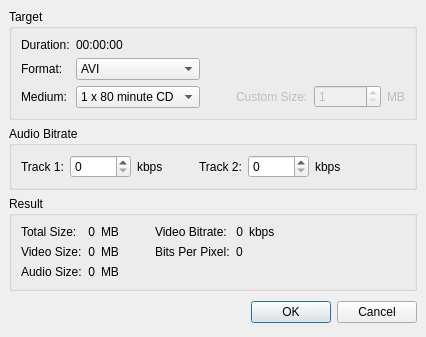
<ui version="4.0" >
 <author></author>
 <comment></comment>
 <exportmacro></exportmacro>
 <class>CalculatorDialog</class>
 <widget class="QDialog" name="CalculatorDialog" >
  <property name="geometry" >
   <rect>
    <x>0</x>
    <y>0</y>
    <width>353</width>
    <height>299</height>
   </rect>
  </property>
  <property name="windowTitle" >
   <string>Calculator</string>
  </property>
  <layout class="QVBoxLayout" >
   <property name="margin" >
    <number>9</number>
   </property>
   <property name="spacing" >
    <number>6</number>
   </property>
   <item>
    <widget class="QGroupBox" name="groupBox_3" >
     <property name="title" >
      <string>Target</string>
     </property>
     <layout class="QVBoxLayout" >
      <property name="margin" >
       <number>9</number>
      </property>
      <property name="spacing" >
       <number>6</number>
      </property>
      <item>
       <layout class="QHBoxLayout" >
        <property name="margin" >
         <number>0</number>
        </property>
        <property name="spacing" >
         <number>6</number>
        </property>
        <item>
         <layout class="QGridLayout" >
          <property name="margin" >
           <number>0</number>
          </property>
          <property name="spacing" >
           <number>6</number>
          </property>
          <item row="0" column="1" >
           <widget class="QLabel" name="durationLabel" >
            <property name="text" >
             <string>00:00:00</string>
            </property>
           </widget>
          </item>
          <item row="1" column="1" >
           <widget class="QComboBox" name="formatComboBox" >
            <item>
             <property name="text" >
              <string>AVI</string>
             </property>
            </item>
            <item>
             <property name="text" >
              <string>OGM</string>
             </property>
            </item>
            <item>
             <property name="text" >
              <string>MPEG</string>
             </property>
            </item>
           </widget>
          </item>
          <item row="2" column="0" >
           <widget class="QLabel" name="label_4" >
            <property name="text" >
             <string>Medium:</string>
            </property>
           </widget>
          </item>
          <item row="1" column="0" >
           <widget class="QLabel" name="label_3" >
            <property name="text" >
             <string>Format:</string>
            </property>
           </widget>
          </item>
          <item row="0" column="0" >
           <widget class="QLabel" name="label" >
            <property name="text" >
             <string>Duration:</string>
            </property>
           </widget>
          </item>
          <item row="2" column="1" >
           <widget class="QComboBox" name="mediumComboBox" >
            <item>
             <property name="text" >
              <string>1 x 80 minute CD</string>
             </property>
            </item>
            <item>
             <property name="text" >
              <string>2 x 80 minute CD</string>
             </property>
            </item>
            <item>
             <property name="text" >
              <string>1 x 74 minute CD</string>
             </property>
            </item>
            <item>
             <property name="text" >
              <string>2 x 74 minute CD</string>
             </property>
            </item>
            <item>
             <property name="text" >
              <string>DVD-5</string>
             </property>
            </item>
            <item>
             <property name="text" >
              <string>Custom</string>
             </property>
            </item>
           </widget>
          </item>
         </layout>
        </item>
        <item>
         <spacer>
          <property name="orientation" >
           <enum>Qt::Horizontal</enum>
          </property>
          <property name="sizeType" >
           <enum>QSizePolicy::Fixed</enum>
          </property>
          <property name="sizeHint" >
           <size>
            <width>30</width>
            <height>20</height>
           </size>
          </property>
         </spacer>
        </item>
        <item>
         <layout class="QVBoxLayout" >
          <property name="margin" >
           <number>0</number>
          </property>
          <property name="spacing" >
           <number>6</number>
          </property>
          <item>
           <spacer>
            <property name="orientation" >
             <enum>Qt::Vertical</enum>
            </property>
            <property name="sizeHint" >
             <size>
              <width>20</width>
              <height>40</height>
             </size>
            </property>
           </spacer>
          </item>
          <item>
           <layout class="QHBoxLayout" >
            <property name="margin" >
             <number>0</number>
            </property>
            <property name="spacing" >
             <number>6</number>
            </property>
            <item>
             <widget class="QLabel" name="customSizeLabel" >
              <property name="enabled" >
               <bool>false</bool>
              </property>
              <property name="text" >
               <string>Custom Size:</string>
              </property>
             </widget>
            </item>
            <item>
             <widget class="QSpinBox" name="customSizeSpinBox" >
              <property name="enabled" >
               <bool>false</bool>
              </property>
              <property name="maximum" >
               <number>999999</number>
              </property>
              <property name="minimum" >
               <number>1</number>
              </property>
             </widget>
            </item>
            <item>
             <widget class="QLabel" name="customSizeMbLabel" >
              <property name="enabled" >
               <bool>false</bool>
              </property>
              <property name="text" >
               <string>MB</string>
              </property>
             </widget>
            </item>
           </layout>
          </item>
         </layout>
        </item>
        <item>
         <spacer>
          <property name="orientation" >
           <enum>Qt::Horizontal</enum>
          </property>
          <property name="sizeHint" >
           <size>
            <width>16</width>
            <height>56</height>
           </size>
          </property>
         </spacer>
        </item>
       </layout>
      </item>
      <item>
       <spacer>
        <property name="orientation" >
         <enum>Qt::Vertical</enum>
        </property>
        <property name="sizeHint" >
         <size>
          <width>20</width>
          <height>16</height>
         </size>
        </property>
       </spacer>
      </item>
     </layout>
    </widget>
   </item>
   <item>
    <widget class="QGroupBox" name="groupBox_2" >
     <property name="title" >
      <string>Audio Bitrate</string>
     </property>
     <layout class="QHBoxLayout" >
      <property name="margin" >
       <number>9</number>
      </property>
      <property name="spacing" >
       <number>6</number>
      </property>
      <item>
       <layout class="QHBoxLayout" >
        <property name="margin" >
         <number>0</number>
        </property>
        <property name="spacing" >
         <number>6</number>
        </property>
        <item>
         <widget class="QLabel" name="label_6" >
          <property name="text" >
           <string>Track 1:</string>
          </property>
         </widget>
        </item>
        <item>
         <widget class="QSpinBox" name="audioTrack1SpinBox" >
          <property name="maximum" >
           <number>99999</number>
          </property>
         </widget>
        </item>
        <item>
         <widget class="QLabel" name="label_23" >
          <property name="text" >
           <string>kbps</string>
          </property>
         </widget>
        </item>
        <item>
         <spacer>
          <property name="orientation" >
           <enum>Qt::Horizontal</enum>
          </property>
          <property name="sizeType" >
           <enum>QSizePolicy::Fixed</enum>
          </property>
          <property name="sizeHint" >
           <size>
            <width>30</width>
            <height>20</height>
           </size>
          </property>
         </spacer>
        </item>
        <item>
         <widget class="QLabel" name="label_7" >
          <property name="text" >
           <string>Track 2:</string>
          </property>
         </widget>
        </item>
        <item>
         <widget class="QSpinBox" name="audioTrack2SpinBox" >
          <property name="maximum" >
           <number>99999</number>
          </property>
         </widget>
        </item>
        <item>
         <widget class="QLabel" name="label_24" >
          <property name="text" >
           <string>kbps</string>
          </property>
         </widget>
        </item>
        <item>
         <spacer>
          <property name="orientation" >
           <enum>Qt::Horizontal</enum>
          </property>
          <property name="sizeHint" >
           <size>
            <width>93</width>
            <height>20</height>
           </size>
          </property>
         </spacer>
        </item>
       </layout>
      </item>
     </layout>
    </widget>
   </item>
   <item>
    <widget class="QGroupBox" name="groupBox" >
     <property name="title" >
      <string>Result</string>
     </property>
     <layout class="QHBoxLayout" >
      <property name="margin" >
       <number>9</number>
      </property>
      <property name="spacing" >
       <number>6</number>
      </property>
      <item>
       <layout class="QVBoxLayout" >
        <property name="margin" >
         <number>0</number>
        </property>
        <property name="spacing" >
         <number>6</number>
        </property>
        <item>
         <layout class="QGridLayout" >
          <property name="margin" >
           <number>0</number>
          </property>
          <property name="spacing" >
           <number>6</number>
          </property>
          <item row="2" column="0" >
           <widget class="QLabel" name="label_16" >
            <property name="text" >
             <string>Audio Size:</string>
            </property>
           </widget>
          </item>
          <item row="1" column="0" >
           <widget class="QLabel" name="label_12" >
            <property name="text" >
             <string>Video Size:</string>
            </property>
           </widget>
          </item>
          <item row="2" column="1" >
           <layout class="QHBoxLayout" >
            <property name="margin" >
             <number>0</number>
            </property>
            <property name="spacing" >
             <number>6</number>
            </property>
            <item>
             <widget class="QLabel" name="audioSizeLabel" >
              <property name="text" >
               <string>0</string>
              </property>
              <property name="alignment" >
               <set>Qt::AlignRight|Qt::AlignTrailing|Qt::AlignVCenter</set>
              </property>
             </widget>
            </item>
            <item>
             <widget class="QLabel" name="label_21" >
              <property name="text" >
               <string>MB</string>
              </property>
             </widget>
            </item>
           </layout>
          </item>
          <item row="0" column="1" >
           <layout class="QHBoxLayout" >
            <property name="margin" >
             <number>0</number>
            </property>
            <property name="spacing" >
             <number>6</number>
            </property>
            <item>
             <widget class="QLabel" name="totalSizeLabel" >
              <property name="text" >
               <string>0</string>
              </property>
              <property name="alignment" >
               <set>Qt::AlignRight|Qt::AlignTrailing|Qt::AlignVCenter</set>
              </property>
             </widget>
            </item>
            <item>
             <widget class="QLabel" name="label_19" >
              <property name="text" >
               <string>MB</string>
              </property>
             </widget>
            </item>
           </layout>
          </item>
          <item row="0" column="0" >
           <widget class="QLabel" name="label_8" >
            <property name="text" >
             <string>Total Size:</string>
            </property>
           </widget>
          </item>
          <item row="1" column="1" >
           <layout class="QHBoxLayout" >
            <property name="margin" >
             <number>0</number>
            </property>
            <property name="spacing" >
             <number>6</number>
            </property>
            <item>
             <widget class="QLabel" name="videoSizeLabel" >
              <property name="text" >
               <string>0</string>
              </property>
              <property name="alignment" >
               <set>Qt::AlignRight|Qt::AlignTrailing|Qt::AlignVCenter</set>
              </property>
             </widget>
            </item>
            <item>
             <widget class="QLabel" name="label_20" >
              <property name="text" >
               <string>MB</string>
              </property>
             </widget>
            </item>
           </layout>
          </item>
         </layout>
        </item>
        <item>
         <spacer>
          <property name="orientation" >
           <enum>Qt::Vertical</enum>
          </property>
          <property name="sizeHint" >
           <size>
            <width>20</width>
            <height>40</height>
           </size>
          </property>
         </spacer>
        </item>
       </layout>
      </item>
      <item>
       <spacer>
        <property name="orientation" >
         <enum>Qt::Horizontal</enum>
        </property>
        <property name="sizeType" >
         <enum>QSizePolicy::Fixed</enum>
        </property>
        <property name="sizeHint" >
         <size>
          <width>30</width>
          <height>20</height>
         </size>
        </property>
       </spacer>
      </item>
      <item>
       <layout class="QVBoxLayout" >
        <property name="margin" >
         <number>0</number>
        </property>
        <property name="spacing" >
         <number>6</number>
        </property>
        <item>
         <layout class="QGridLayout" >
          <property name="margin" >
           <number>0</number>
          </property>
          <property name="spacing" >
           <number>6</number>
          </property>
          <item row="1" column="1" >
           <widget class="QLabel" name="bppLabel" >
            <property name="text" >
             <string>0</string>
            </property>
            <property name="alignment" >
             <set>Qt::AlignLeading|Qt::AlignLeft|Qt::AlignVCenter</set>
            </property>
           </widget>
          </item>
          <item row="0" column="1" >
           <layout class="QHBoxLayout" >
            <property name="margin" >
             <number>0</number>
            </property>
            <property name="spacing" >
             <number>6</number>
            </property>
            <item>
             <widget class="QLabel" name="videoBitrateLabel" >
              <property name="text" >
               <string>0</string>
              </property>
              <property name="alignment" >
               <set>Qt::AlignRight|Qt::AlignTrailing|Qt::AlignVCenter</set>
              </property>
             </widget>
            </item>
            <item>
             <widget class="QLabel" name="label_22" >
              <property name="text" >
               <string>kbps</string>
              </property>
             </widget>
            </item>
           </layout>
          </item>
          <item row="1" column="0" >
           <widget class="QLabel" name="label_14" >
            <property name="text" >
             <string>Bits Per Pixel:</string>
            </property>
           </widget>
          </item>
          <item row="0" column="0" >
           <widget class="QLabel" name="label_10" >
            <property name="text" >
             <string>Video Bitrate:</string>
            </property>
           </widget>
          </item>
         </layout>
        </item>
        <item>
         <spacer>
          <property name="orientation" >
           <enum>Qt::Vertical</enum>
          </property>
          <property name="sizeHint" >
           <size>
            <width>20</width>
            <height>40</height>
           </size>
          </property>
         </spacer>
        </item>
       </layout>
      </item>
      <item>
       <spacer>
        <property name="orientation" >
         <enum>Qt::Horizontal</enum>
        </property>
        <property name="sizeHint" >
         <size>
          <width>40</width>
          <height>20</height>
         </size>
        </property>
       </spacer>
      </item>
     </layout>
    </widget>
   </item>
   <item>
    <layout class="QHBoxLayout" >
     <property name="margin" >
      <number>0</number>
     </property>
     <property name="spacing" >
      <number>6</number>
     </property>
     <item>
      <spacer>
       <property name="orientation" >
        <enum>Qt::Horizontal</enum>
       </property>
       <property name="sizeHint" >
        <size>
         <width>131</width>
         <height>31</height>
        </size>
       </property>
      </spacer>
     </item>
     <item>
      <widget class="QPushButton" name="okButton" >
       <property name="text" >
        <string>OK</string>
       </property>
      </widget>
     </item>
     <item>
      <widget class="QPushButton" name="cancelButton" >
       <property name="text" >
        <string>Cancel</string>
       </property>
      </widget>
     </item>
    </layout>
   </item>
  </layout>
 </widget>
 <pixmapfunction></pixmapfunction>
 <resources/>
 <connections>
  <connection>
   <sender>okButton</sender>
   <signal>clicked()</signal>
   <receiver>CalculatorDialog</receiver>
   <slot>accept()</slot>
   <hints>
    <hint type="sourcelabel" >
     <x>278</x>
     <y>253</y>
    </hint>
    <hint type="destinationlabel" >
     <x>96</x>
     <y>254</y>
    </hint>
   </hints>
  </connection>
  <connection>
   <sender>cancelButton</sender>
   <signal>clicked()</signal>
   <receiver>CalculatorDialog</receiver>
   <slot>reject()</slot>
   <hints>
    <hint type="sourcelabel" >
     <x>369</x>
     <y>253</y>
    </hint>
    <hint type="destinationlabel" >
     <x>179</x>
     <y>282</y>
    </hint>
   </hints>
  </connection>
 </connections>
</ui>
